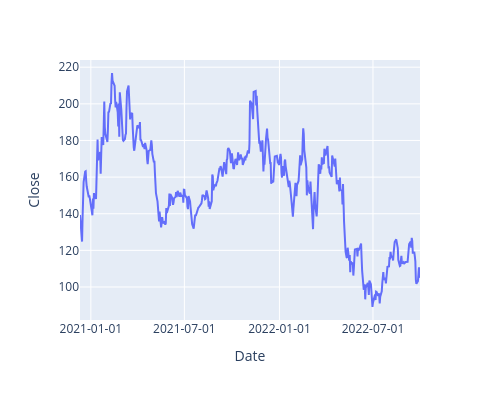

This figure's notebook cell:
### Code cell
fix = px.line(df_abnb, x='Date', y='Close', width=500, height=400)
fix.update_xaxes(tickformat='%Y-%m-%d')

### Figure 1 — Plotly figure (JSON) as saved in the notebook; plotly's stock layout.template omitted (floating-point values rounded to 4 significant figures; data arrays with more than 128 entries replaced by an {"elided": "..."} marker saying what was removed)
{"data": [{"hovertemplate": "Date=%{x}<br>Close=%{y}<extra></extra>", "legendgroup": "", "line": {"color": "#636efa", "dash": "solid"}, "marker": {"symbol": "circle"}, "mode": "lines", "name": "", "orientation": "v", "showlegend": false, "type": "scatter", "x": {"elided": "454 str values"}, "xaxis": "x", "y": {"elided": "454 float values"}, "yaxis": "y"}], "layout": {"height": 400, "legend": {"tracegroupgap": 0}, "margin": {"t": 60}, "width": 500, "xaxis": {"anchor": "y", "domain": [0, 1], "tickformat": "%Y-%m-%d", "title": {"text": "Date"}}, "yaxis": {"anchor": "x", "domain": [0, 1], "title": {"text": "Close"}}}}
